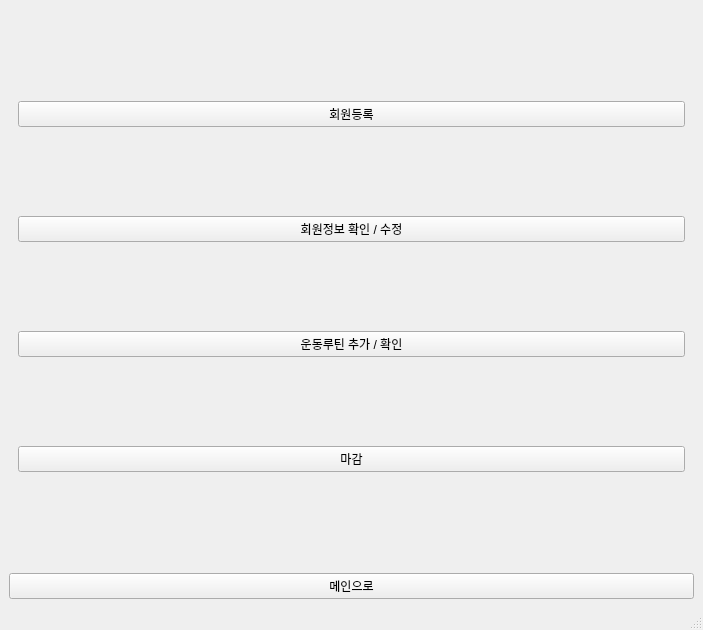
<?xml version="1.0" encoding="UTF-8"?>
<ui version="4.0">
 <class>MainWindow</class>
 <widget class="QMainWindow" name="MainWindow">
  <property name="geometry">
   <rect>
    <x>0</x>
    <y>0</y>
    <width>703</width>
    <height>630</height>
   </rect>
  </property>
  <property name="windowTitle">
   <string>MainWindow</string>
  </property>
  <widget class="QWidget" name="centralwidget">
   <layout class="QGridLayout" name="gridLayout">
    <item row="0" column="0">
     <widget class="QStackedWidget" name="stackedWidget">
      <property name="currentIndex">
       <number>0</number>
      </property>
      <widget class="QWidget" name="page_main">
       <layout class="QVBoxLayout" name="verticalLayout">
        <item>
         <widget class="QPushButton" name="Btn_go_userin">
          <property name="text">
           <string>회원등록</string>
          </property>
         </widget>
        </item>
        <item>
         <widget class="QPushButton" name="Btn_go_clnt_info">
          <property name="text">
           <string>회원정보 확인 / 수정</string>
          </property>
         </widget>
        </item>
        <item>
         <widget class="QPushButton" name="Btn_go_exe_check">
          <property name="text">
           <string>운동루틴 추가 / 확인</string>
          </property>
         </widget>
        </item>
        <item>
         <widget class="QPushButton" name="Btn_go_close">
          <property name="text">
           <string>마감</string>
          </property>
         </widget>
        </item>
       </layout>
      </widget>
      <widget class="QWidget" name="page_user_info">
       <layout class="QGridLayout" name="gridLayout_4">
        <item row="0" column="0">
         <widget class="QTableWidget" name="tableWidget"/>
        </item>
        <item row="1" column="0">
         <widget class="QPushButton" name="userin_save_Btn">
          <property name="text">
           <string>저장</string>
          </property>
         </widget>
        </item>
       </layout>
      </widget>
      <widget class="QWidget" name="page">
       <layout class="QGridLayout" name="gridLayout_5">
        <item row="0" column="0">
         <widget class="QPushButton" name="deadline_Btn">
          <property name="sizePolicy">
           <sizepolicy hsizetype="Expanding" vsizetype="Expanding">
            <horstretch>0</horstretch>
            <verstretch>0</verstretch>
           </sizepolicy>
          </property>
          <property name="maximumSize">
           <size>
            <width>16777215</width>
            <height>16777215</height>
           </size>
          </property>
          <property name="styleSheet">
           <string notr="true">border-image: url(:/image/closing3.png);</string>
          </property>
          <property name="text">
           <string/>
          </property>
         </widget>
        </item>
       </layout>
      </widget>
      <widget class="QWidget" name="page_exe_check">
       <layout class="QGridLayout" name="gridLayout_2">
        <item row="2" column="2">
         <widget class="QFrame" name="frame_list">
          <property name="frameShape">
           <enum>QFrame::Shape::StyledPanel</enum>
          </property>
          <property name="frameShadow">
           <enum>QFrame::Shadow::Raised</enum>
          </property>
          <layout class="QVBoxLayout" name="verticalLayout_2">
           <item>
            <widget class="QLineEdit" name="lineEdit_1"/>
           </item>
           <item>
            <widget class="QLineEdit" name="lineEdit_2"/>
           </item>
           <item>
            <widget class="QLineEdit" name="lineEdit_3"/>
           </item>
           <item>
            <widget class="QLineEdit" name="lineEdit_4"/>
           </item>
           <item>
            <widget class="QLineEdit" name="lineEdit_5"/>
           </item>
           <item>
            <widget class="QLineEdit" name="lineEdit_6"/>
           </item>
           <item>
            <widget class="QPushButton" name="save_Btn">
             <property name="text">
              <string>저장</string>
             </property>
            </widget>
           </item>
          </layout>
         </widget>
        </item>
        <item row="1" column="0" rowspan="2" colspan="2">
         <widget class="QScrollArea" name="scrollArea">
          <property name="sizePolicy">
           <sizepolicy hsizetype="Minimum" vsizetype="Minimum">
            <horstretch>0</horstretch>
            <verstretch>0</verstretch>
           </sizepolicy>
          </property>
          <property name="minimumSize">
           <size>
            <width>100</width>
            <height>431</height>
           </size>
          </property>
          <property name="widgetResizable">
           <bool>true</bool>
          </property>
          <widget class="QWidget" name="grid_name">
           <property name="geometry">
            <rect>
             <x>0</x>
             <y>0</y>
             <width>98</width>
             <height>433</height>
            </rect>
           </property>
           <layout class="QGridLayout" name="gridLayout_namewidget"/>
          </widget>
         </widget>
        </item>
        <item row="0" column="0" colspan="3">
         <widget class="QGroupBox" name="groupBox">
          <property name="title">
           <string>GroupBox</string>
          </property>
          <layout class="QHBoxLayout" name="horizontalLayout_6">
           <item>
            <widget class="QPushButton" name="tr_Btn1">
             <property name="text">
              <string/>
             </property>
            </widget>
           </item>
           <item>
            <widget class="QPushButton" name="tr_Btn2">
             <property name="text">
              <string/>
             </property>
            </widget>
           </item>
           <item>
            <widget class="QPushButton" name="tr_Btn3">
             <property name="text">
              <string/>
             </property>
            </widget>
           </item>
           <item>
            <widget class="QPushButton" name="tr_Btn4">
             <property name="text">
              <string/>
             </property>
            </widget>
           </item>
           <item>
            <widget class="QPushButton" name="tr_Btn5">
             <property name="text">
              <string/>
             </property>
            </widget>
           </item>
           <item>
            <widget class="QPushButton" name="tr_Btn6">
             <property name="text">
              <string/>
             </property>
            </widget>
           </item>
          </layout>
         </widget>
        </item>
        <item row="1" column="2">
         <widget class="QCalendarWidget" name="calendarWidget"/>
        </item>
       </layout>
      </widget>
      <widget class="QWidget" name="page_pt_day">
       <layout class="QGridLayout" name="gridLayout_3">
        <item row="0" column="0">
         <widget class="QFrame" name="frame">
          <property name="frameShape">
           <enum>QFrame::Shape::StyledPanel</enum>
          </property>
          <property name="frameShadow">
           <enum>QFrame::Shadow::Raised</enum>
          </property>
          <layout class="QGridLayout" name="gridLayout_8">
           <item row="1" column="0">
            <layout class="QGridLayout" name="gridLayout_7" rowstretch="3,0,0,0,0,0,0,0,0,0,0,0">
             <item row="2" column="1">
              <widget class="QLineEdit" name="ph_lineEdit">
               <property name="text">
                <string>01012345678</string>
               </property>
               <property name="maxLength">
                <number>11</number>
               </property>
              </widget>
             </item>
             <item row="7" column="0">
              <widget class="QLabel" name="label_8">
               <property name="text">
                <string>담당자</string>
               </property>
               <property name="alignment">
                <set>Qt::AlignmentFlag::AlignCenter</set>
               </property>
              </widget>
             </item>
             <item row="3" column="0">
              <widget class="QLabel" name="label_4">
               <property name="text">
                <string>이름</string>
               </property>
               <property name="alignment">
                <set>Qt::AlignmentFlag::AlignCenter</set>
               </property>
              </widget>
             </item>
             <item row="1" column="0" colspan="2">
              <widget class="QLabel" name="label_7">
               <property name="text">
                <string/>
               </property>
              </widget>
             </item>
             <item row="6" column="1">
              <widget class="QSpinBox" name="pt_spinbox"/>
             </item>
             <item row="11" column="0" colspan="2">
              <widget class="QPushButton" name="userin_save_Btn_2">
               <property name="text">
                <string>저장하기</string>
               </property>
              </widget>
             </item>
             <item row="4" column="0">
              <widget class="QLabel" name="label_5">
               <property name="text">
                <string>생년월일</string>
               </property>
               <property name="alignment">
                <set>Qt::AlignmentFlag::AlignCenter</set>
               </property>
              </widget>
             </item>
             <item row="0" column="0" colspan="2">
              <widget class="QLabel" name="label">
               <property name="styleSheet">
                <string notr="true">image: url(:/image/addmember.png);</string>
               </property>
               <property name="text">
                <string/>
               </property>
              </widget>
             </item>
             <item row="3" column="1">
              <widget class="QLineEdit" name="name_lineEdit">
               <property name="text">
                <string/>
               </property>
              </widget>
             </item>
             <item row="4" column="1">
              <widget class="QLineEdit" name="bt_lineEdit">
               <property name="text">
                <string>YYYYMMDD</string>
               </property>
               <property name="maxLength">
                <number>8</number>
               </property>
              </widget>
             </item>
             <item row="7" column="1">
              <widget class="QComboBox" name="tr_combobox"/>
             </item>
             <item row="6" column="0">
              <widget class="QLabel" name="label_3">
               <property name="text">
                <string>PT횟수</string>
               </property>
               <property name="alignment">
                <set>Qt::AlignmentFlag::AlignCenter</set>
               </property>
              </widget>
             </item>
             <item row="2" column="0">
              <widget class="QLabel" name="label_2">
               <property name="text">
                <string>휴대폰번호</string>
               </property>
               <property name="alignment">
                <set>Qt::AlignmentFlag::AlignCenter</set>
               </property>
              </widget>
             </item>
            </layout>
           </item>
          </layout>
         </widget>
        </item>
       </layout>
      </widget>
     </widget>
    </item>
    <item row="1" column="0">
     <widget class="QPushButton" name="Btn_go_main">
      <property name="text">
       <string>메인으로</string>
      </property>
     </widget>
    </item>
   </layout>
  </widget>
  <widget class="QMenuBar" name="menubar">
   <property name="geometry">
    <rect>
     <x>0</x>
     <y>0</y>
     <width>703</width>
     <height>23</height>
    </rect>
   </property>
  </widget>
  <widget class="QStatusBar" name="statusbar"/>
 </widget>
 <resources/>
 <connections/>
</ui>
